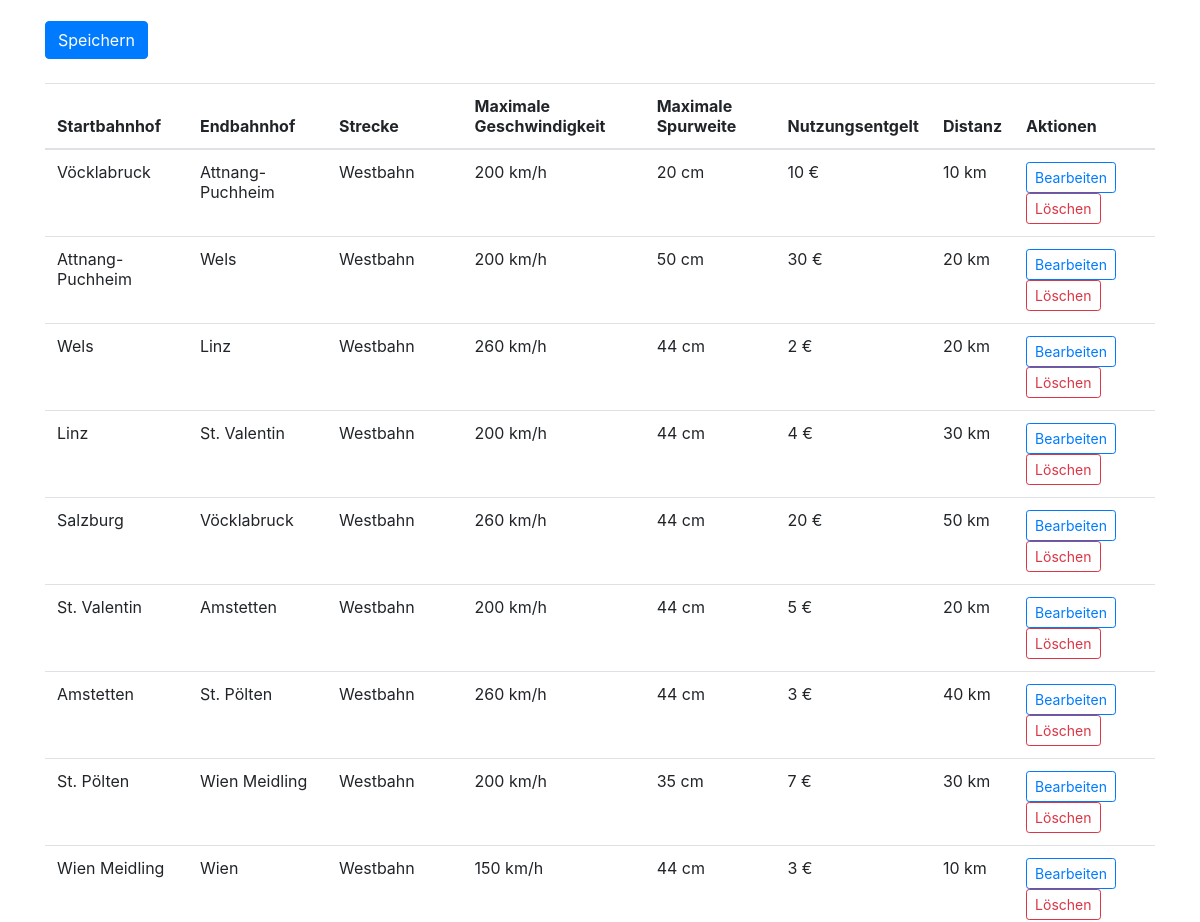
The page /abschnitt (signed in, middle part) on the database as committed earlier.
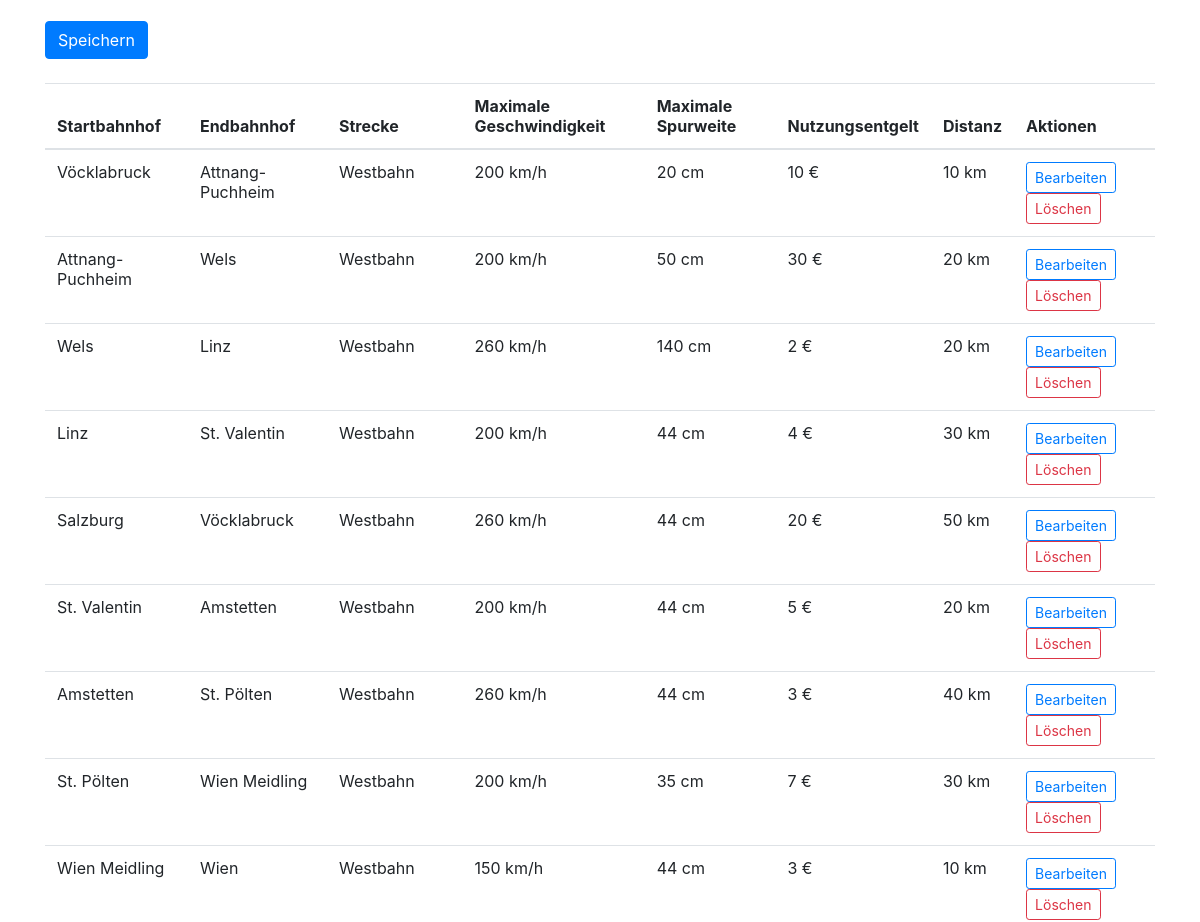
The same page on the database as committed later.
### app/models.py (models this page shows, shortened)
class Abschnitt(db.Model):
    abschnitt_id = Column(Integer, primary_key=True)
    startbahnhof_id = Column(String(64), ForeignKey('bahnhof.name'))
    endbahnhof_id = Column(String(64), ForeignKey('bahnhof.name'))
    strecke_id = Column(String(64), ForeignKey('strecke.name'))
    maximale_geschwindigkeit = Column(Integer)
    maximale_spurweite = Column(Integer)
    nutzungsentgelt = Column(Integer)
    distanz = Column(Integer)
    warnung = Column(Boolean)
    startbahnhof = relationship('Bahnhof', foreign_keys=[startbahnhof_id])
    endbahnhof = relationship('Bahnhof', foreign_keys=[endbahnhof_id])
    strecke = relationship('Strecke', back_populates='abschnitte', foreign_keys=[strecke_id])
    warnungen = relationship('Warnung', back_populates='abschnitt', cascade='all, delete-orphan')

class Strecke(db.Model):
    name = Column(String(64), primary_key=True)
    abschnitte = relationship('Abschnitt', back_populates='strecke', cascade='all, delete-orphan')

### app/routes.py (the view, shortened to what this page needs)
@app.route('/abschnitt', methods=['GET', 'POST'])
@login_required
def abschnitt():
    form = AbschnittForm()
    abschnitte = Abschnitt.query.all()
    return render_template('abschnitt.html', title='Abschnitt', abschnitte=abschnitte, form=form)

### app/forms.py (called while the page is built)
def get_bahnhof_choices():
    return [(b.name, b.name) for b in Bahnhof.query.all()]

def get_strecke_choices():
    return [(s.name, s.name) for s in Strecke.query.all()]

### app/models.py (called while the page is built)
    @login.user_loader
    def load_user(id):
        return db.session.get(User, int(id))

### app/templates/abschnitt.html (shortened to what this page needs)
{% extends "base.html" %}
{% block content %}
    <div class="container">
        {% if current_user.is_authenticated and current_user.role == 'admin' %}
            <form action="" method="post">
                <div class="form-group">
                </div>
                <button type="submit" class="btn btn-primary">Speichern</button>
            </form>
        {% endif %}
        <table class="table mt-4">
            <thead>
            <tr>
                <th scope="col">Startbahnhof</th>
                <th scope="col">Endbahnhof</th>
                <th scope="col">Strecke</th>
                <th scope="col">Maximale Geschwindigkeit</th>
                <th scope="col">Maximale Spurweite</th>
                <th scope="col">Nutzungsentgelt</th>
                <th scope="col">Distanz</th>
                {% if current_user.is_authenticated and current_user.role == 'admin' %}
                    <th scope="col">Aktionen</th>
                {% endif %}
            </tr>
            </thead>
            <tbody>
            {% for abschnitt in abschnitte %}
                <tr>
                    <td>{{ abschnitt.startbahnhof_id }}</td>
                    <td>{{ abschnitt.endbahnhof_id }}</td>
                    <td>{{ abschnitt.strecke.name }}</td>
                    <td>{{ abschnitt.maximale_geschwindigkeit }} km/h</td>
                    <td>{{ abschnitt.maximale_spurweite }} cm</td>
                    <td>{{ abschnitt.nutzungsentgelt }} €</td>
                    <td>{{ abschnitt.distanz }} km</td>
                    {% if current_user.is_authenticated and current_user.role == 'admin' %}
                        <td>
                            <a href="{{ url_for('edit_abschnitt', abschnitt_id=abschnitt.abschnitt_id) }}"
                               class="btn btn-sm btn-outline-primary">Bearbeiten</a>
                            <form action="{{ url_for('delete_abschnitt', abschnitt_id=abschnitt.abschnitt_id) }}"
                                  method="post" style="display: inline;">
                                <button type="submit" class="btn btn-sm btn-outline-danger">Löschen</button>
                            </form>
                        </td>
                    {% endif %}
                </tr>
            {% endfor %}
            </tbody>
        </table>
    </div>
{% endblock %}

### app/templates/base.html (shortened to what this page needs)
<html>
<head>
    <link rel="stylesheet" href="https://cdn.jsdelivr.net/npm/bootstrap@4.0.0/dist/css/bootstrap.min.css"
>
</head>
<body>
{% block content %}{% endblock %}
</body>
</html>

Rows that differ between the two databases and show on the page:
changed Abschnitt (number 3 of 9 on the later page): maximale_spurweite "44" → "140"
